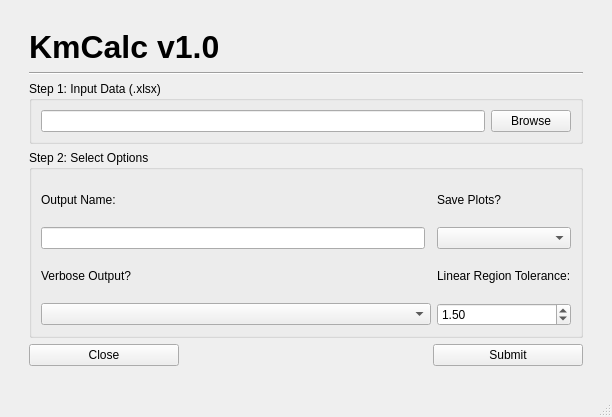
<?xml version="1.0" encoding="UTF-8"?>
<ui version="4.0">
 <class>MainWindow</class>
 <widget class="QMainWindow" name="MainWindow">
  <property name="geometry">
   <rect>
    <x>0</x>
    <y>0</y>
    <width>612</width>
    <height>417</height>
   </rect>
  </property>
  <property name="font">
   <font>
    <family>Arial</family>
   </font>
  </property>
  <property name="windowTitle">
   <string>KmCalc</string>
  </property>
  <widget class="QWidget" name="centralwidget">
   <layout class="QGridLayout" name="gridLayout">
    <item row="0" column="1" colspan="2">
     <spacer name="verticalSpacer">
      <property name="orientation">
       <enum>Qt::Vertical</enum>
      </property>
      <property name="sizeType">
       <enum>QSizePolicy::Fixed</enum>
      </property>
      <property name="sizeHint" stdset="0">
       <size>
        <width>20</width>
        <height>20</height>
       </size>
      </property>
     </spacer>
    </item>
    <item row="3" column="0" rowspan="2">
     <spacer name="horizontalSpacer">
      <property name="orientation">
       <enum>Qt::Horizontal</enum>
      </property>
      <property name="sizeType">
       <enum>QSizePolicy::Fixed</enum>
      </property>
      <property name="sizeHint" stdset="0">
       <size>
        <width>20</width>
        <height>20</height>
       </size>
      </property>
     </spacer>
    </item>
    <item row="4" column="1" colspan="2">
     <widget class="QGroupBox" name="Step2">
      <property name="sizePolicy">
       <sizepolicy hsizetype="Expanding" vsizetype="Expanding">
        <horstretch>0</horstretch>
        <verstretch>0</verstretch>
       </sizepolicy>
      </property>
      <property name="title">
       <string>Step 2: Select Options</string>
      </property>
      <layout class="QGridLayout" name="gridLayout_2">
       <item row="0" column="0">
        <widget class="QLabel" name="label_2">
         <property name="text">
          <string>Output Name:</string>
         </property>
        </widget>
       </item>
       <item row="1" column="0">
        <widget class="QLineEdit" name="output_edit"/>
       </item>
       <item row="1" column="2">
        <widget class="QComboBox" name="plot_box"/>
       </item>
       <item row="0" column="2">
        <widget class="QLabel" name="label_3">
         <property name="text">
          <string>Save Plots?</string>
         </property>
        </widget>
       </item>
       <item row="2" column="0">
        <widget class="QLabel" name="label_4">
         <property name="text">
          <string>Verbose Output?</string>
         </property>
        </widget>
       </item>
       <item row="4" column="0" colspan="2">
        <widget class="QComboBox" name="verbose_box"/>
       </item>
       <item row="2" column="2">
        <widget class="QLabel" name="label_5">
         <property name="text">
          <string>Linear Region Tolerance:</string>
         </property>
        </widget>
       </item>
       <item row="4" column="2">
        <widget class="QDoubleSpinBox" name="tolerance_box">
         <property name="decimals">
          <number>2</number>
         </property>
         <property name="singleStep">
          <double>0.500000000000000</double>
         </property>
         <property name="value">
          <double>1.500000000000000</double>
         </property>
        </widget>
       </item>
      </layout>
     </widget>
    </item>
    <item row="3" column="1" colspan="2">
     <widget class="QGroupBox" name="Step1">
      <property name="sizePolicy">
       <sizepolicy hsizetype="Expanding" vsizetype="Minimum">
        <horstretch>0</horstretch>
        <verstretch>0</verstretch>
       </sizepolicy>
      </property>
      <property name="title">
       <string>Step 1: Input Data (.xlsx)</string>
      </property>
      <layout class="QGridLayout" name="gridLayout_3">
       <item row="0" column="0">
        <widget class="QLineEdit" name="input_edit">
         <property name="readOnly">
          <bool>true</bool>
         </property>
        </widget>
       </item>
       <item row="0" column="1">
        <widget class="QPushButton" name="browse_button">
         <property name="text">
          <string>Browse</string>
         </property>
        </widget>
       </item>
      </layout>
     </widget>
    </item>
    <item row="2" column="1" colspan="2">
     <widget class="Line" name="line">
      <property name="orientation">
       <enum>Qt::Horizontal</enum>
      </property>
     </widget>
    </item>
    <item row="1" column="1" colspan="2">
     <widget class="QLabel" name="label">
      <property name="sizePolicy">
       <sizepolicy hsizetype="Minimum" vsizetype="Minimum">
        <horstretch>0</horstretch>
        <verstretch>0</verstretch>
       </sizepolicy>
      </property>
      <property name="text">
       <string>&lt;html&gt;&lt;head/&gt;&lt;body&gt;&lt;p&gt;&lt;span style=&quot; font-size:24pt; font-weight:600;&quot;&gt;KmCalc v1.0&lt;/span&gt;&lt;/p&gt;&lt;/body&gt;&lt;/html&gt;</string>
      </property>
     </widget>
    </item>
    <item row="5" column="1" alignment="Qt::AlignLeft">
     <widget class="QPushButton" name="close_button">
      <property name="sizePolicy">
       <sizepolicy hsizetype="Expanding" vsizetype="Fixed">
        <horstretch>0</horstretch>
        <verstretch>0</verstretch>
       </sizepolicy>
      </property>
      <property name="minimumSize">
       <size>
        <width>150</width>
        <height>0</height>
       </size>
      </property>
      <property name="maximumSize">
       <size>
        <width>150</width>
        <height>16777215</height>
       </size>
      </property>
      <property name="text">
       <string>Close</string>
      </property>
     </widget>
    </item>
    <item row="5" column="2" alignment="Qt::AlignRight">
     <widget class="QPushButton" name="submit_button">
      <property name="sizePolicy">
       <sizepolicy hsizetype="Expanding" vsizetype="Fixed">
        <horstretch>0</horstretch>
        <verstretch>0</verstretch>
       </sizepolicy>
      </property>
      <property name="minimumSize">
       <size>
        <width>150</width>
        <height>0</height>
       </size>
      </property>
      <property name="maximumSize">
       <size>
        <width>150</width>
        <height>16777215</height>
       </size>
      </property>
      <property name="text">
       <string>Submit</string>
      </property>
     </widget>
    </item>
    <item row="3" column="3" rowspan="2">
     <spacer name="horizontalSpacer_2">
      <property name="orientation">
       <enum>Qt::Horizontal</enum>
      </property>
      <property name="sizeType">
       <enum>QSizePolicy::Fixed</enum>
      </property>
      <property name="sizeHint" stdset="0">
       <size>
        <width>20</width>
        <height>20</height>
       </size>
      </property>
     </spacer>
    </item>
    <item row="6" column="1" colspan="2">
     <spacer name="verticalSpacer_2">
      <property name="orientation">
       <enum>Qt::Vertical</enum>
      </property>
      <property name="sizeType">
       <enum>QSizePolicy::Fixed</enum>
      </property>
      <property name="sizeHint" stdset="0">
       <size>
        <width>20</width>
        <height>20</height>
       </size>
      </property>
     </spacer>
    </item>
   </layout>
  </widget>
  <widget class="QMenuBar" name="menubar">
   <property name="geometry">
    <rect>
     <x>0</x>
     <y>0</y>
     <width>612</width>
     <height>24</height>
    </rect>
   </property>
  </widget>
  <widget class="QStatusBar" name="statusbar"/>
 </widget>
 <resources/>
 <connections/>
</ui>
